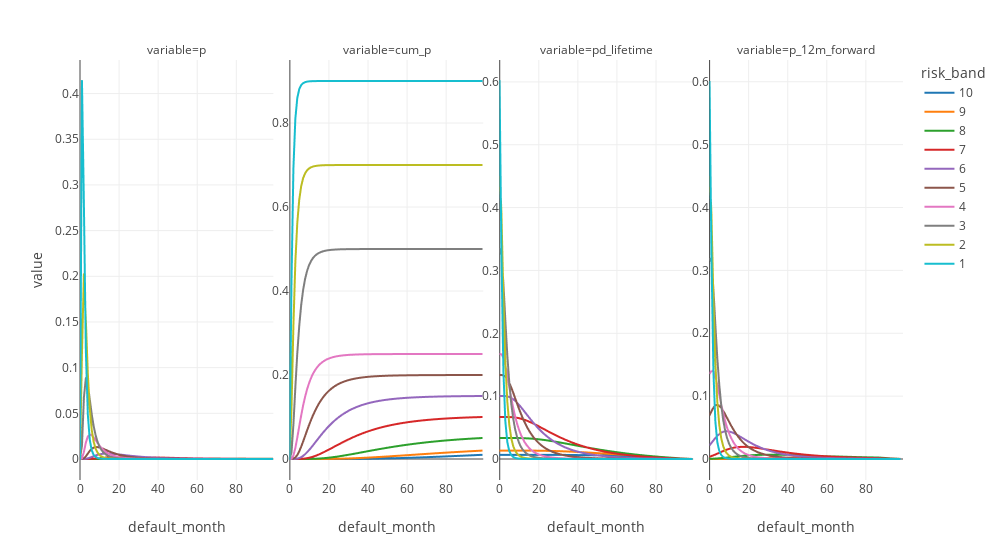

The cell this chart's notebook holds for it:
### Code cell
func_parameters =  dict(
    a = 1.5,
    b = 0.6,
    d = 0
)

risk_scores = {
    10 : 0.01,
     9 : 0.02,
     8 : 0.05,
     7 : 0.10,
     6 : 0.15,
     5 : 0.20,
     4 : 0.25,
     3 : 0.50,
     2 : 0.70,
     1 : 0.90
}

roll_rates = {
    30  :  0.75  , ## from 1-29    to 30-59
    60  :  0.90  , ## from 30-59   to 60-89
    90  :  0.99  , ## from 60-89   to 90-119
    120 :  0.99  , ## from 90-119  to 120-139
    150 :  0.999 , ## from 120-139 to 150-179
    180 :  0.999 , ## from 150-179 to 180-209
    210 :  0.999 , ## from 180-209 to 210-239
    240 :  0.999 , ## from 210-239 to 240-269
    270 :  0.999 , ## from 240-269 to 270-299
    300 :  0.999 , ## from 270-299 to 300-329
    330 :  0.999 , ## from 300-329 to 330-359
    360 :  0.9999, ## from 330-359 to 360-389
    390 :  1.0000, ## from 360-389 to 390-419
}



lifetime_target = 99

def generate_pd_curve(func, 
                      parameters: dict,
                      n_default_months: int,
                      cumulative_pd: float,
                      roll_rates: dict):
    df = pd.DataFrame(range(0, n_default_months+1), columns=["default_month"])
    # df['date'] = pd.date_range(start='2025-01-31', periods=n_default_months+1, freq='ME')
    df['default_month'] = df['default_month']
    df['p'] = func(df['default_month'], **parameters) 
    df['p'] = df['p'].fillna(0)
    df['p'] = (df['p'] / df['p'].sum()) * cumulative_pd
    df['cum_p'] = df['p'].cumsum() 
    multiplication_roll_rates = 1
    for days_late_i, roll_rate_i in roll_rates.items():
        if days_late_i <= 90:
            multiplication_roll_rates = multiplication_roll_rates * roll_rate_i
    df['pd_lifetime'] = (df['p'].sum() - df['cum_p']) * multiplication_roll_rates
    
    # Calculate forward-looking 12-month sum using rolling
    df['p_12m_forward'] = (df[::-1]['p'].rolling(window=12, min_periods=1, closed='left').sum().iloc[::-1]) * multiplication_roll_rates
    return df

def generate_pd_curve_by_risk_score(func,
                                    risk_scores: dict,
                                    parameters: dict,
                                    n_default_months: int,
                                    roll_rates: dict):
    result_dfs = list()
    for risk_band_i, lifetime_pd_i in risk_scores.items():
        parameters['a'] = risk_band_i / 2
        df_temp = generate_pd_curve(func, parameters, n_default_months, lifetime_pd_i, roll_rates)
        df_temp['risk_band'] = risk_band_i
        result_dfs.append(df_temp)
    result = pd.concat(result_dfs)
    return result



data = generate_pd_curve_by_risk_score(logNormFunc, risk_scores, func_parameters, lifetime_target, roll_rates)

data_chart = data.melt(id_vars=['default_month', 'risk_band'])

fig = px.line(
    data_chart,
    x='default_month',
    y='value',
    facet_col='variable',
    color='risk_band',
    template = 'none',
    width=1000
)
fig.update_yaxes(matches=None, showticklabels=True)
# Image(fig.to_image("png"))
fig
